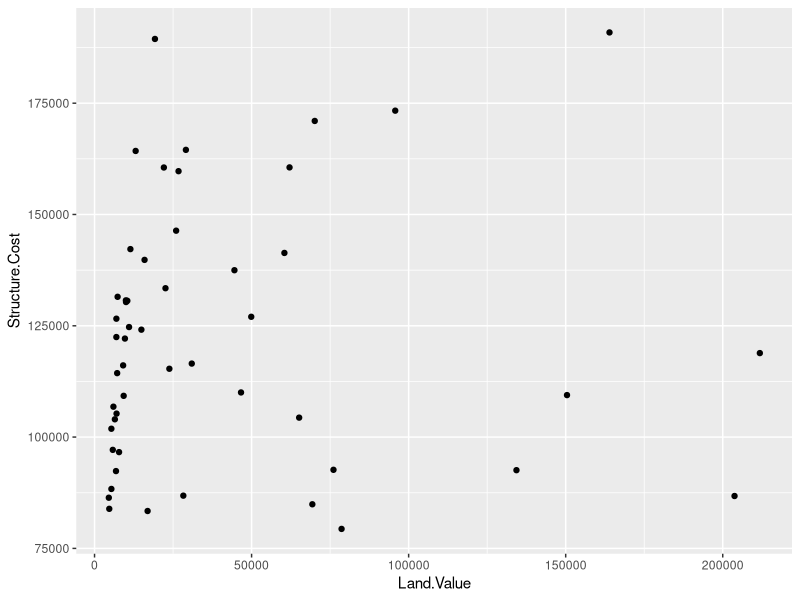
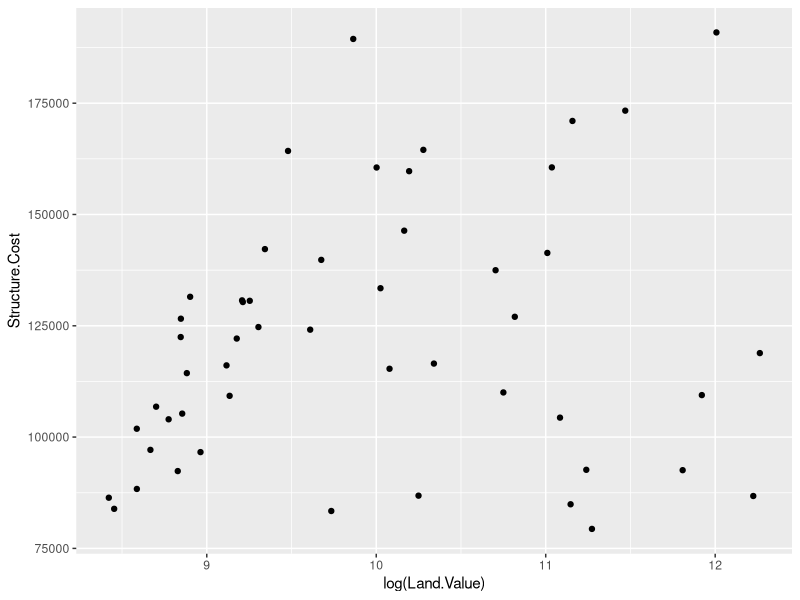
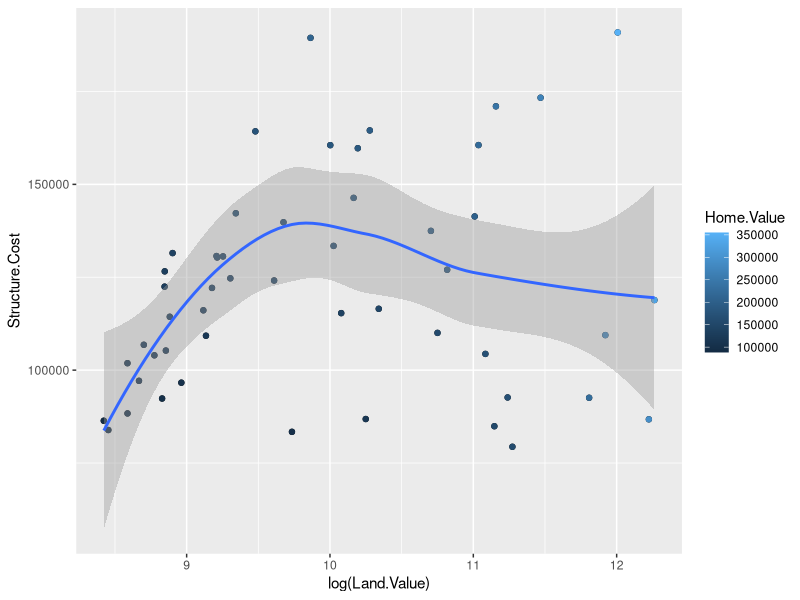
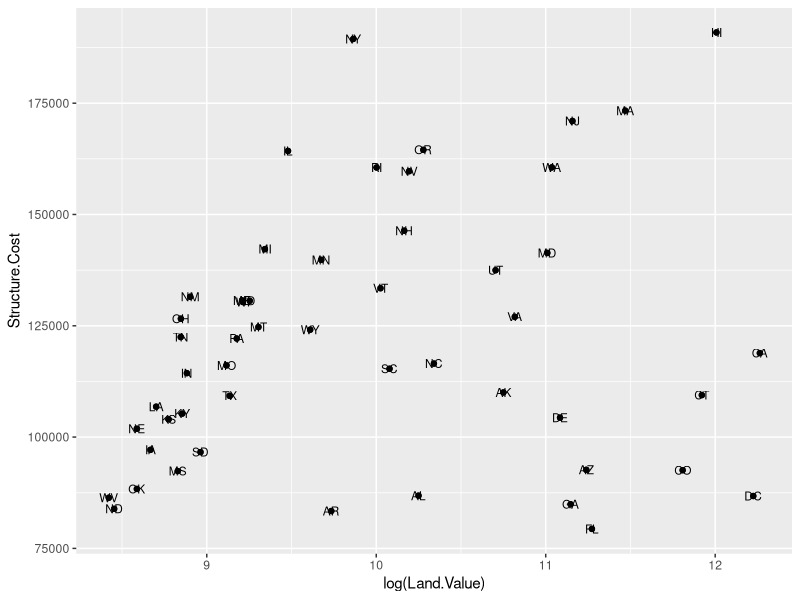
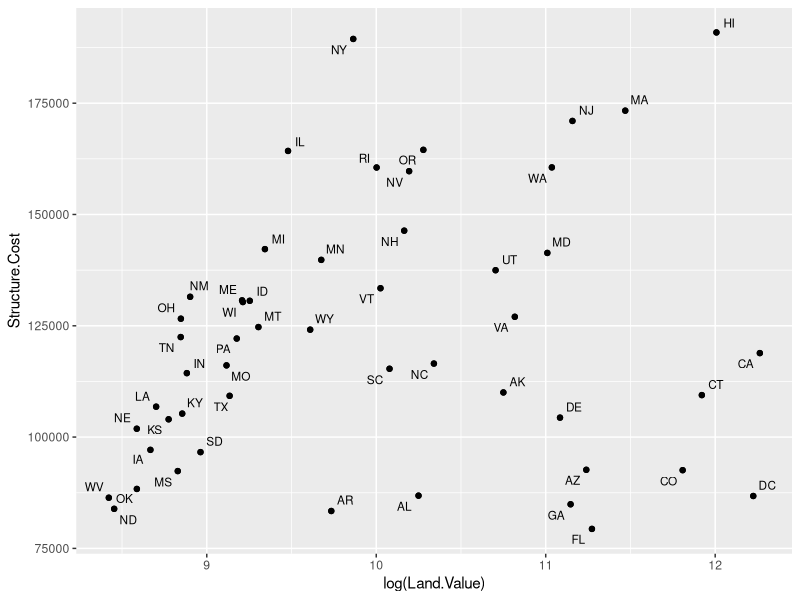
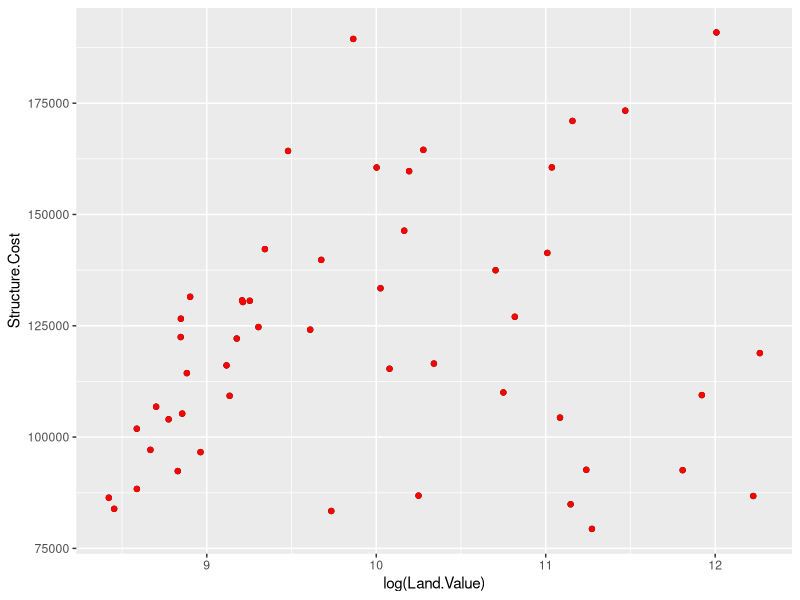
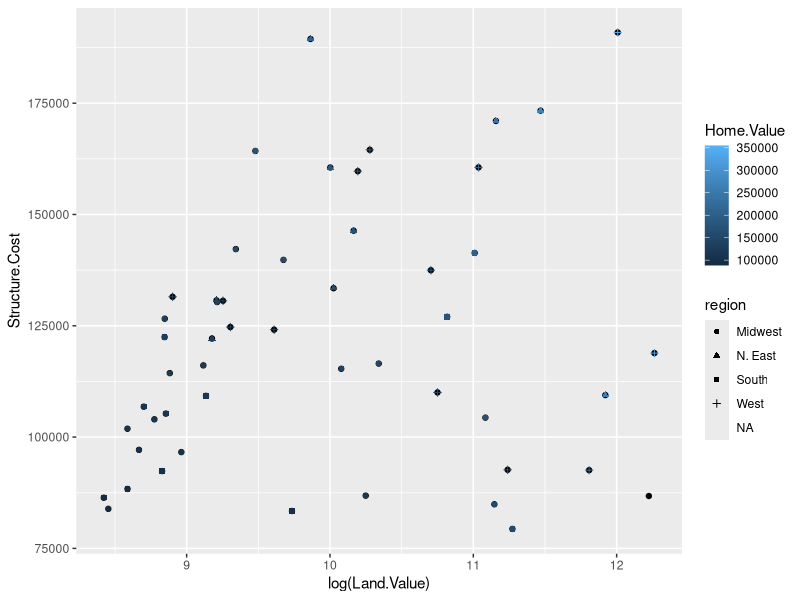
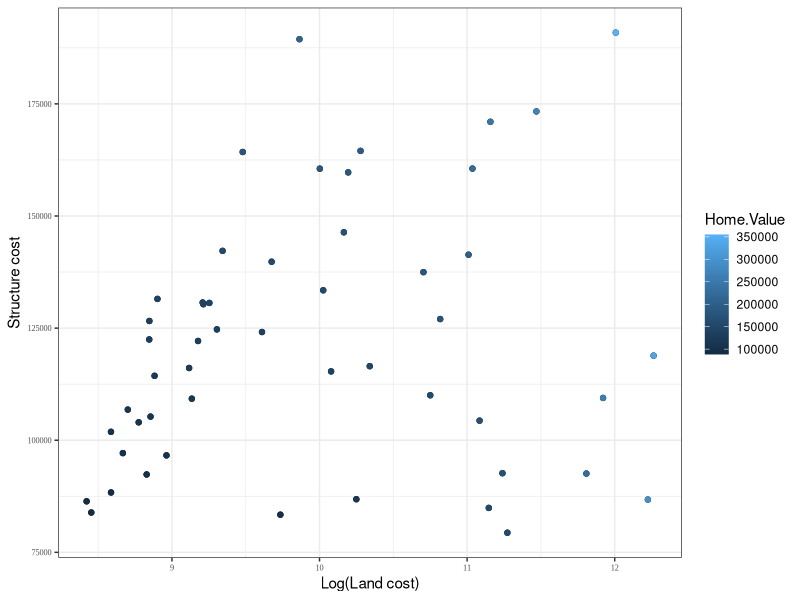

Write R code to recreate these figures, in order.
# Prepared by: Akash Gupta, member of R Café


library(ggplot2)
library(dplyr)
#Setting up the directory
#setwd("path to your directory where you save your data")

##   Upload the data
housing = read.csv("landdata-states.csv")
head(housing)


##   Now that we know about geometric objects and aesthetic mapping, we can
##   make a ggplot. `geom_point' requires mappings for x and y, all others
##   are optional.

hp2001Q1 = housing %>% filter(Date == 2001.25) 
ggplot(hp2001Q1,
       aes(y = Structure.Cost, x = Land.Value)) +
  geom_point()

p1 = ggplot(hp2001Q1,
       aes(y = Structure.Cost, x = log(Land.Value))) +
  geom_point()
p1

## Smoothers
## ~~~~~~~~~
##   Not all geometric objects are simple shapes--the smooth geom includes
##   a line and a ribbon.

p1 +
  geom_point(aes(color = Home.Value)) +
  geom_smooth()

## Text (Label Points)
## ~~~~~~~~~~~~~~~~~~~
##   Each `geom' accepts a particualar set of mappings--for example
##   `geom_text()' accepts a `labels' mapping.

p1 + 
  geom_point() + 
  geom_text(aes(label=State), size = 3)

## install.packages("ggrepel") 
library(ggrepel)
p1 + 
  geom_point() + 
  geom_text_repel(aes(label=State), size = 3)

## Aesthetic Mapping VS Assignment
## ~~~~~~~~~~~~~~~~~~~~~~~~~~~~~~~

##   Note that variables are mapped to aesthetics with the `aes()'
##   function, while fixed aesthetics are set outside the `aes()' call.
##   This sometimes leads to confusion, as in this example:

p1 +
  geom_point(color="red")
          

## Mapping Variables To Other Aesthetics
## ~~~~~~~~~~~~~~~~~~~~~~~~~~~~~~~~~~~~~

##   Other aesthetics are mapped in the same way as x and y in the previous
##   example.

p1 +
  geom_point(aes(color=Home.Value, shape = region)) 
# Changing new theme and adding labels on x and y axis
p1 +
  geom_point(aes(color=Home.Value)) +
  theme_bw() +
  theme(legend.position="right",
        axis.text=element_text(size = 6, family = "Times New Roman")) +
  xlab("Log(Land cost)") + 
  ylab("Structure cost")

# Removing grid
p1 +
  geom_point(aes(color=Home.Value)) +
  theme_bw() +
  theme(legend.position="right",
        axis.text=element_text(size = 6, family = "Times New Roman"),
        panel.grid = element_blank()) +
  xlab("Log(Land cost)") + 
  ylab("Structure cost")

# Changin the scales of aesthetic (x, y, color, shape etc) 
p1 +
  geom_point(aes(color=Home.Value)) +
  theme_bw() +
  theme(legend.position="right",
        axis.text=element_text(size = 6,family = "Times New Roman"),
        panel.grid = element_blank()) +
  scale_x_continuous(name = "Log(Land cost)") + 
  scale_y_continuous(name = "Structure cost") +
  scale_color_continuous(name = "Home cost",
                         low = "blue", 
                         high = "red")

# Reference: http://tutorials.iq.harvard.edu/R/Rgraphics/Rgraphics.html
